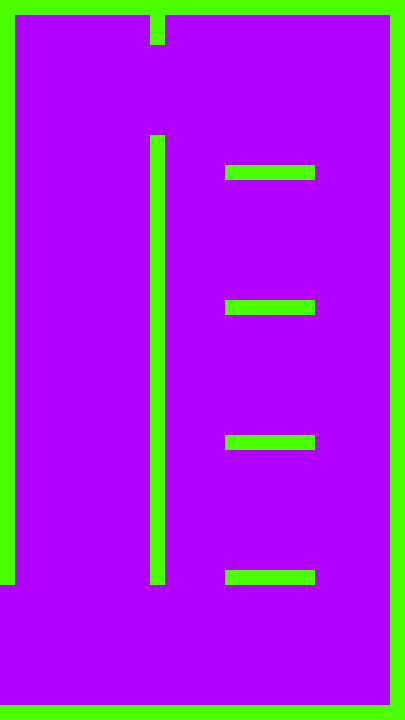

This game map was drawn from its Tiled (.tmx) file and the tilesets committed beside it. A one-line description and the full map source follow:
An orthogonal 27x48 tile map with 15x15 px tiles, 1 tile layer (Tile Layer 1), 3 tilesets and 11 objects.

<map version="1.0" tiledversion="1.1.5" orientation="orthogonal" renderorder="right-down" width="27" height="48" tilewidth="15" tileheight="15" infinite="0" nextobjectid="136">
 <tileset firstgid="1" name="tileset" tilewidth="15" tileheight="15" tilecount="10" columns="10">
  <image source="../gfx/tilesets/blocks.png" width="150" height="15" />
 </tileset>
 <tileset firstgid="11" name="button" tilewidth="15" tileheight="15" tilecount="1" columns="1">
  <image source="../gfx/images/button.png" width="15" height="15" />
 </tileset>
 <tileset firstgid="12" name="turret" tilewidth="15" tileheight="15" tilecount="2" columns="2">
  <image source="../gfx/images/turret.png" width="30" height="15" />
 </tileset>
 <layer name="Tile Layer 1" width="27" height="48">
  <data encoding="csv">
6,6,6,6,6,6,6,6,6,6,6,6,6,6,6,6,6,6,6,6,6,6,6,6,6,6,6,
6,9,9,9,9,9,9,9,9,9,6,9,9,9,9,9,9,9,9,9,9,9,9,9,9,9,6,
6,9,9,9,9,9,9,9,9,9,6,9,9,9,9,9,9,9,9,9,9,9,9,9,9,9,6,
6,9,9,9,9,9,9,9,9,9,9,9,9,9,9,9,9,9,9,9,9,9,9,9,9,9,6,
6,9,9,9,9,9,9,9,9,9,9,9,9,9,9,9,9,9,9,9,9,9,9,9,9,9,6,
6,9,9,9,9,9,9,9,9,9,9,9,9,9,9,9,9,9,9,9,9,9,9,9,9,9,6,
6,9,9,9,9,9,9,9,9,9,9,9,9,9,9,9,9,9,9,9,9,9,9,9,9,9,6,
6,9,9,9,9,9,9,9,9,9,9,9,9,9,9,9,9,9,9,9,9,9,9,9,9,9,6,
6,9,9,9,9,9,9,9,9,9,9,9,9,9,9,9,9,9,9,9,9,9,9,9,9,9,6,
6,9,9,9,9,9,9,9,9,9,6,9,9,9,9,9,9,9,9,9,9,9,9,9,9,9,6,
6,9,9,9,9,9,9,9,9,9,6,9,9,9,9,9,9,9,9,9,9,9,9,9,9,9,6,
6,9,9,9,9,9,9,9,9,9,6,9,9,9,9,6,6,6,6,6,6,9,9,9,9,9,6,
6,9,9,9,9,9,9,9,9,9,6,9,9,9,9,9,9,9,9,9,9,9,9,9,9,9,6,
6,9,9,9,9,9,9,9,9,9,6,9,9,9,9,9,9,9,9,9,9,9,9,9,9,9,6,
6,9,9,9,9,9,9,9,9,9,6,9,9,9,9,9,9,9,9,9,9,9,9,9,9,9,6,
6,9,9,9,9,9,9,9,9,9,6,9,9,9,9,9,9,9,9,9,9,9,9,9,9,9,6,
6,9,9,9,9,9,9,9,9,9,6,9,9,9,9,9,9,9,9,9,9,9,9,9,9,9,6,
6,9,9,9,9,9,9,9,9,9,6,9,9,9,9,9,9,9,9,9,9,9,9,9,9,9,6,
6,9,9,9,9,9,9,9,9,9,6,9,9,9,9,9,9,9,9,9,9,9,9,9,9,9,6,
6,9,9,9,9,9,9,9,9,9,6,9,9,9,9,9,9,9,9,9,9,9,9,9,9,9,6,
6,9,9,9,9,9,9,9,9,9,6,9,9,9,9,6,6,6,6,6,6,9,9,9,9,9,6,
6,9,9,9,9,9,9,9,9,9,6,9,9,9,9,9,9,9,9,9,9,9,9,9,9,9,6,
6,9,9,9,9,9,9,9,9,9,6,9,9,9,9,9,9,9,9,9,9,9,9,9,9,9,6,
6,9,9,9,9,9,9,9,9,9,6,9,9,9,9,9,9,9,9,9,9,9,9,9,9,9,6,
6,9,9,9,9,9,9,9,9,9,6,9,9,9,9,9,9,9,9,9,9,9,9,9,9,9,6,
6,9,9,9,9,9,9,9,9,9,6,9,9,9,9,9,9,9,9,9,9,9,9,9,9,9,6,
6,9,9,9,9,9,9,9,9,9,6,9,9,9,9,9,9,9,9,9,9,9,9,9,9,9,6,
6,9,9,9,9,9,9,9,9,9,6,9,9,9,9,9,9,9,9,9,9,9,9,9,9,9,6,
6,9,9,9,9,9,9,9,9,9,6,9,9,9,9,9,9,9,9,9,9,9,9,9,9,9,6,
6,9,9,9,9,9,9,9,9,9,6,9,9,9,9,6,6,6,6,6,6,9,9,9,9,9,6,
6,9,9,9,9,9,9,9,9,9,6,9,9,9,9,9,9,9,9,9,9,9,9,9,9,9,6,
6,9,9,9,9,9,9,9,9,9,6,9,9,9,9,9,9,9,9,9,9,9,9,9,9,9,6,
6,9,9,9,9,9,9,9,9,9,6,9,9,9,9,9,9,9,9,9,9,9,9,9,9,9,6,
6,9,9,9,9,9,9,9,9,9,6,9,9,9,9,9,9,9,9,9,9,9,9,9,9,9,6,
6,9,9,9,9,9,9,9,9,9,6,9,9,9,9,9,9,9,9,9,9,9,9,9,9,9,6,
6,9,9,9,9,9,9,9,9,9,6,9,9,9,9,9,9,9,9,9,9,9,9,9,9,9,6,
6,9,9,9,9,9,9,9,9,9,6,9,9,9,9,9,9,9,9,9,9,9,9,9,9,9,6,
6,9,9,9,9,9,9,9,9,9,6,9,9,9,9,9,9,9,9,9,9,9,9,9,9,9,6,
6,9,9,9,9,9,9,9,9,9,6,9,9,9,9,6,6,6,6,6,6,9,9,9,9,9,6,
9,9,9,9,9,9,9,9,9,9,9,9,9,9,9,9,9,9,9,9,9,9,9,9,9,9,6,
9,9,9,9,9,9,9,9,9,9,9,9,9,9,9,9,9,9,9,9,9,9,9,9,9,9,6,
9,9,9,9,9,9,9,9,9,9,9,9,9,9,9,9,9,9,9,9,9,9,9,9,9,9,6,
9,9,9,9,9,9,9,9,9,9,9,9,9,9,9,9,9,9,9,9,9,9,9,9,9,9,6,
9,9,9,9,9,9,9,9,9,9,9,9,9,9,9,9,9,9,9,9,9,9,9,9,9,9,6,
9,9,9,9,9,9,9,9,9,9,9,9,9,9,9,9,9,9,9,9,9,9,9,9,9,9,6,
9,9,9,9,9,9,9,9,9,9,9,9,9,9,9,9,9,9,9,9,9,9,9,9,9,9,6,
9,9,9,9,9,9,9,9,9,9,9,9,9,9,9,9,9,9,9,9,9,9,9,9,9,9,6,
6,6,6,6,6,6,6,6,6,6,6,6,6,6,6,6,6,6,6,6,6,6,6,6,6,6,6
</data>
 </layer>
 <objectgroup name="collision">
  <object id="75" x="0" y="705" width="405" height="15" />
  <object id="98" x="0" y="0" width="405" height="15" />
  <object id="99" x="390" y="15" width="15" height="690" />
  <object id="110" x="225" y="570" width="90" height="15" />
  <object id="111" x="225" y="435" width="90" height="15" />
  <object id="112" x="225" y="300" width="90" height="15" />
  <object id="113" x="225" y="165" width="90" height="15" />
  <object id="132" x="0" y="15" width="15" height="570" />
  <object id="134" x="150" y="15" width="15" height="30" />
  <object id="135" x="150" y="135" width="15" height="450" />
 </objectgroup>
 <objectgroup name="Button">
  <object id="127" gid="11" x="255" y="165" width="15" height="15" />
 </objectgroup>
 <objectgroup name="Turrets" />
</map>
